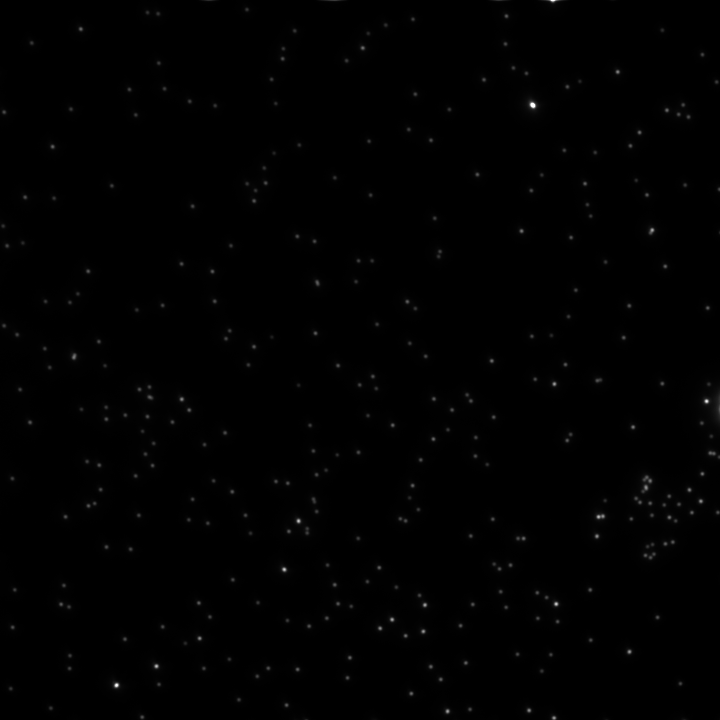
%> input picture example_data/Ch1.tif, 720 x 720 px
$ octave Calculate_AffineT_from_Beads.m   (GNU Octave 9; MATLAB toolbox functions it lacks are replaced by stand-ins)
%> lines starting %> are read from the running program, lines starting %| are printed output that depends on the picture
### functions/bpass.m
function res = bpass(image_array,lnoise,lobject,threshold)
%
% NAME:
%               bpass
% PURPOSE:
%               Implements a real-space bandpass filter that suppresses
%               pixel noise and long-wavelength image variations while
%               retaining information of a characteristic size.
%
% CATEGORY:
%               Image Processing
% CALLING SEQUENCE:
%               res = bpass( image_array, lnoise, lobject )
% INPUTS:
%               image:  The two-dimensional array to be filtered.
%               lnoise: Characteristic lengthscale of noise in pixels.
%                       Additive noise averaged over this length should
%                       vanish. May assume any positive floating value.
%                       May be set to 0 or false, in which case only the
%                       highpass "background subtraction" operation is
%                       performed.
%               lobject: (optional) Integer length in pixels somewhat
%                       larger than a typical object. Can also be set to
%                       0 or false, in which case only the lowpass
%                       "blurring" operation defined by lnoise is done,
%                       without the background subtraction defined by
%                       lobject.  Defaults to false.
%               threshold: (optional) By default, after the convolution,
%                       any negative pixels are reset to 0.  Threshold
%                       changes the threshhold for setting pixels to
%                       0.  Positive values may be useful for removing
%                       stray noise or small particles.  Alternatively, can
%                       be set to -Inf so that no threshholding is
%                       performed at all.
%
% OUTPUTS:
%               res:    filtered image.
% PROCEDURE:
%               simple convolution yields spatial bandpass filtering.
% NOTES:
% Performs a bandpass by convolving with an appropriate kernel.  You can
% think of this as a two part process.  First, a lowpassed image is
% produced by convolving the original with a gaussian.  Next, a second
% lowpassed image is produced by convolving the original with a boxcar
% function. By subtracting the boxcar version from the gaussian version, we
% are using the boxcar version to perform a highpass.
%
% original - lowpassed version of original => highpassed version of the
% original
%
% Performing a lowpass and a highpass results in a bandpassed image.
%
% Converts input to double.  Be advised that commands like 'image' display
% double precision arrays differently from UINT8 arrays.

% MODIFICATION HISTORY:
%               Written by David G. Grier, The University of Chicago, 2/93.
%
%               Greatly revised version DGG 5/95.
%
%               Added /field keyword JCC 12/95.
%
%               Memory optimizations and fixed normalization, DGG 8/99.
%               Converted to Matlab by D.Blair 4/2004-ish
%
%               Fixed some bugs with conv2 to make sure the edges are
%               removed D.B. 6/05
%
%               Removed inadvertent image shift ERD 6/05
%
%               Added threshold to output.  Now sets all pixels with
%               negative values equal to zero.  Gets rid of ringing which
%               was destroying sub-pixel accuracy, unless window size in
%               cntrd was picked perfectly.  Now centrd gets sub-pixel
%               accuracy much more robustly ERD 8/24/05
%
%               Refactored for clarity and converted all convolutions to
%               use column vector kernels for speed.  Running on my
%               macbook, the old version took ~1.3 seconds to do
%               bpass(image_array,1,19) on a 1024 x 1024 image; this
%               version takes roughly half that. JWM 6/07
%
%       This code 'bpass.pro' is copyright 1997, John C. Crocker and
%       David G. Grier.  It should be considered 'freeware'- and may be
%       distributed freely in its original form when properly attributed.

if nargin < 3, lobject = false; end
if nargin < 4, threshold = 0; end

normalize = @(x) x/sum(x);

image_array = double(image_array);

if lnoise == 0
  gaussian_kernel = 1;
else
  gaussian_kernel = normalize(...
    exp(-((-ceil(5*lnoise):ceil(5*lnoise))/(2*lnoise)).^2));
end

if lobject
  boxcar_kernel = normalize(...
      ones(1,length(-round(lobject):round(lobject))));
end

% JWM: Do a 2D convolution with the kernels in two steps each.  It is
% possible to do the convolution in only one step per kernel with
%
  % gconv = conv2(gaussian_kernel',gaussian_kernel,image_array,'same');
  % bconv = conv2(boxcar_kernel', boxcar_kernel,image_array,'same');
%
% but for some reason, this is slow.  The whole operation could be reduced
% to a single step using the associative and distributive properties of
% convolution:
%
  % filtered = conv2(image_array,...
  %   gaussian_kernel'*gaussian_kernel - boxcar_kernel'*boxcar_kernel,...
  %   'same');
%
% But this is also comparatively slow (though inexplicably faster than the
% above).  It turns out that convolving with a column vector is faster than
% convolving with a row vector, so instead of transposing the kernel, the
% image is transposed twice.

gconv = conv2(image_array',gaussian_kernel','same');
gconv = conv2(gconv',gaussian_kernel','same');

if lobject
  bconv = conv2(image_array',boxcar_kernel','same');
  bconv = conv2(bconv',boxcar_kernel','same');

  filtered = gconv - bconv;
else
  filtered = gconv;
end

% Zero out the values on the edges to signal that they're not useful.
lzero = max(lobject,ceil(5*lnoise));

filtered(1:(round(lzero)),:) = 0;
filtered((end - lzero + 1):end,:) = 0;
filtered(:,1:(round(lzero))) = 0;
filtered(:,(end - lzero + 1):end) = 0;

% JWM: I question the value of zeroing out negative pixels.  It's a
% nonlinear operation which could potentially mess up our expectations
% about statistics.  Is there data on 'Now centroid gets subpixel accuracy
% much more robustly'?  To choose which approach to take, uncomment one of
% the following two lines.
% ERD: The negative values shift the peak if the center of the cntrd mask
% is not centered on the particle.

% res = filtered;
filtered(filtered < threshold) = 0;
res = filtered;

### functions/pkfnd.m
function out=pkfnd(im,th,sz)
% finds local maxima in an image to pixel level accuracy.
%  this provides a rough guess of particle
%  centers to be used by cntrd.m.  Inspired by the lmx subroutine of Grier
%  and Crocker's feature.pro
% INPUTS:
% im: image to process, particle should be bright spots on dark background with little noise
%   ofen an bandpass filtered brightfield image (fbps.m, fflt.m or bpass.m) or a nice
%   fluorescent image
% th: the minimum brightness of a pixel that might be local maxima.
%   (NOTE: Make it big and the code runs faster
%   but you might miss some particles.  Make it small and you'll get
%   everything and it'll be slow.)
% sz:  if your data's noisy, (e.g. a single particle has multiple local
% maxima), then set this optional keyword to a value slightly larger than the diameter of your blob.  if
% multiple peaks are found withing a radius of sz/2 then the code will keep
% only the brightest.  Also gets rid of all peaks within sz of boundary
%OUTPUT:  a N x 2 array containing, [row,column] coordinates of local maxima
%           out(:,1) are the x-coordinates of the maxima
%           out(:,2) are the y-coordinates of the maxima
%CREATED: Eric R. Dufresne, Yale University, Feb 4 2005
%MODIFIED: ERD, 5/2005, got rid of ind2rc.m to reduce overhead on tip by
%  Dan Blair;  added sz keyword
% ERD, 6/2005: modified to work with one and zero peaks, removed automatic
%  normalization of image
% ERD, 6/2005: due to popular demand, altered output to give x and y
%  instead of row and column
% ERD, 8/24/2005: pkfnd now exits politely if there's nothing above
%  threshold instead of crashing rudely
% ERD, 6/14/2006: now exits politely if no maxima found
% ERD, 10/5/2006:  fixed bug that threw away particles with maxima
%  consisting of more than two adjacent points


%find all the pixels above threshold
%im=im./max(max(im));
ind=find(im > th);
[nr,nc]=size(im);
tst=zeros(nr,nc);
n=length(ind);
if n==0
    out=[];
    display('nothing above threshold');
    return;
end
mx=[];
%convert index from find to row and column
rc=[mod(ind,nr),floor(ind/nr)+1];
for i=1:n
    r=rc(i,1);c=rc(i,2);
    %check each pixel above threshold to see if it's brighter than it's neighbors
    %  THERE'S GOT TO BE A FASTER WAY OF DOING THIS.  I'M CHECKING SOME MULTIPLE TIMES,
    %  BUT THIS DOESN'T SEEM THAT SLOW COMPARED TO THE OTHER ROUTINES, ANYWAY.
    if r>1 & r<nr & c>1 & c<nc
        if im(r,c)>=im(r-1,c-1) & im(r,c)>=im(r,c-1) & im(r,c)>=im(r+1,c-1) & ...
         im(r,c)>=im(r-1,c)  & im(r,c)>=im(r+1,c) &   ...
         im(r,c)>=im(r-1,c+1) & im(r,c)>=im(r,c+1) & im(r,c)>=im(r+1,c+1)
        mx=[mx,[r,c]'];
        %tst(ind(i))=im(ind(i));
        end
    end
end
%out=tst;
mx=mx';

[npks,crap]=size(mx);

%if size is specified, then get ride of pks within size of boundary
if nargin==3 & npks>0
   %throw out all pks within sz of boundary;
    ind=find(mx(:,1)>sz & mx(:,1)<(nr-sz) & mx(:,2)>sz & mx(:,2)<(nc-sz));
    mx=mx(ind,:);
end

%prevent from finding peaks within size of each other
[npks,crap]=size(mx);
if npks > 1
    %CREATE AN IMAGE WITH ONLY PEAKS
    nmx=npks;
    tmp=0.*im;
    for i=1:nmx
        tmp(mx(i,1),mx(i,2))=im(mx(i,1),mx(i,2));
    end
    %LOOK IN NEIGHBORHOOD AROUND EACH PEAK, PICK THE BRIGHTEST
    for i=1:nmx
        roi=tmp( (mx(i,1)-floor(sz/2)):(mx(i,1)+(floor(sz/2)+1)),(mx(i,2)-floor(sz/2)):(mx(i,2)+(floor(sz/2)+1))) ;
        [mv,indi]=max(roi);
        [mv,indj]=max(mv);
        tmp( (mx(i,1)-floor(sz/2)):(mx(i,1)+(floor(sz/2)+1)),(mx(i,2)-floor(sz/2)):(mx(i,2)+(floor(sz/2)+1)))=0;
        tmp(mx(i,1)-floor(sz/2)+indi(indj)-1,mx(i,2)-floor(sz/2)+indj-1)=mv;
    end
    ind=find(tmp>0);
    mx=[mod(ind,nr),floor(ind/nr)+1];
end

if size(mx)==[0,0]
    out=[];
else
    out(:,2)=mx(:,1);
    out(:,1)=mx(:,2);
end

### functions/cntrd.m
function out=cntrd(im,mx,sz,interactive)
% out=cntrd(im,mx,sz,interactive)
%
% PURPOSE:  calculates the centroid of bright spots to sub-pixel accuracy.
%  Inspired by Grier & Crocker's feature for IDL, but greatly simplified and optimized
%  for matlab
%
% INPUT:
% im: image to process, particle should be bright spots on dark background with little noise
%   ofen an bandpass filtered brightfield image or a nice fluorescent image
%
% mx: locations of local maxima to pixel-level accuracy from pkfnd.m
%
% sz: diamter of the window over which to average to calculate the centroid.
%     should be big enough
%     to capture the whole particle but not so big that it captures others.
%     if initial guess of center (from pkfnd) is far from the centroid, the
%     window will need to be larger than the particle size.  RECCOMMENDED
%     size is the long lengthscale used in bpass plus 2.
%
%
% interactive:  OPTIONAL INPUT set this variable to one and it will show you the image used to calculate
%    each centroid, the pixel-level peak and the centroid
%
% NOTE:
%  - if pkfnd, and cntrd return more then one location per particle then
%  you should try to filter your input more carefully.  If you still get
%  more than one peak for particle, use the optional sz parameter in pkfnd
%  - If you want sub-pixel accuracy, you need to have a lot of pixels in your window (sz>>1).
%    To check for pixel bias, plot a histogram of the fractional parts of the resulting locations
%  - It is HIGHLY recommended to run in interactive mode to adjust the parameters before you
%    analyze a bunch of images.
%
% OUTPUT:  a N x 4 array containing, x, y and brightness for each feature
%           out(:,1) is the x-coordinates
%           out(:,2) is the y-coordinates
%           out(:,3) is the brightnesses
%           out(:,4) is the sqare of the radius of gyration
%
% CREATED: Eric R. Dufresne, Yale University, Feb 4 2005
%  5/2005 inputs diamter instead of radius
%  Modifications:
%  D.B. (6/05) Added code from imdist/dist to make this stand alone.
%  ERD (6/05) Increased frame of reject locations around edge to 1.5*sz
%  ERD 6/2005  By popular demand, 1. altered input to be formatted in x,y
%  space instead of row, column space  2. added forth column of output,
%  rg^2
%  ERD 8/05  Outputs had been shifted by [0.5,0.5] pixels.  No more!
%  ERD 8/24/05  Woops!  That last one was a red herring.  The real problem
%  is the "ringing" from the output of bpass.  I fixed bpass (see note),
%  and no longer need this kludge.  Also, made it quite nice if mx=[];
%  ERD 6/06  Added size and brightness output ot interactive mode.  Also
%   fixed bug in calculation of rg^2
%  JWM 6/07  Small corrections to documentation


if nargin==3
   interactive=0;
end

if sz/2 == floor(sz/2)
warning('sz must be odd, like bpass');
end

if isempty(mx)
    warning('there were no positions inputted into cntrd. check your pkfnd theshold')
    out=[];
    return;
end


r=(sz+1)/2;
%create mask - window around trial location over which to calculate the centroid
m = 2*r;
x = 0:(m-1) ;
cent = (m-1)/2;
x2 = (x-cent).^2;
dst=zeros(m,m);
for i=1:m
    dst(i,:)=sqrt((i-1-cent)^2+x2);
end


ind=find(dst < r);

msk=zeros([2*r,2*r]);
msk(ind)=1.0;
%msk=circshift(msk,[-r,-r]);

dst2=msk.*(dst.^2);
ndst2=sum(sum(dst2));

[nr,nc]=size(im);
%remove all potential locations within distance sz from edges of image
ind=find(mx(:,2) > 1.5*sz & mx(:,2) < nr-1.5*sz);
mx=mx(ind,:);
ind=find(mx(:,1) > 1.5*sz & mx(:,1) < nc-1.5*sz);
mx=mx(ind,:);

[nmx,crap] = size(mx);

%inside of the window, assign an x and y coordinate for each pixel
xl=zeros(2*r,2*r);
for i=1:2*r
    xl(i,:)=(1:2*r);
end
yl=xl';

pts=[];
%loop through all of the candidate positions
for i=1:nmx
    %create a small working array around each candidate location, and apply the window function
    tmp=msk.*im((mx(i,2)-r+1:mx(i,2)+r),(mx(i,1)-r+1:mx(i,1)+r));
    %calculate the total brightness
    norm=sum(sum(tmp));
    %calculate the weigthed average x location
    xavg=sum(sum(tmp.*xl))./norm;
    %calculate the weighted average y location
    yavg=sum(sum(tmp.*yl))./norm;
    %calculate the radius of gyration^2
    %rg=(sum(sum(tmp.*dst2))/ndst2);
    rg=(sum(sum(tmp.*dst2))/norm);

    %concatenate it up
    pts=[pts,[mx(i,1)+xavg-r,mx(i,2)+yavg-r,norm,rg]'];

    %OPTIONAL plot things up if you're in interactive mode
    if interactive==1
     imagesc(tmp)
     axis image
     hold on;
     plot(xavg,yavg,'x')
     plot(xavg,yavg,'o')
     plot(r,r,'.')
     hold off
     title(['brightness ',num2str(norm),' size ',num2str(sqrt(rg))])
     pause
    end


end
out=pts';

### functions/Calculate_AffineT_from_Beads.m
% MultiColorSPR/channel_registration/Calculate_AffineT_from_Beads.m

%% Channel registration using Crocker & Grier particle detection
%
% Ref: http://site.physics.georgetown.edu/matlab/tutorial.html
%
% Steps:
%         1. Load both bead images
%         2. apply bandpass filter
%         3. find peaks positions
%         4. calculate LWM transformation
%         5. save LWM transformation
%         6. generate quiver plot

%% Load Data

close all, clear, clc

%%%%%%%%%%%%%%%%%%%%%%%%%%%%%%%%%%%%%%%%%%%%%%%%%%%%%%%%%%%%%%%%%%%%%%%%%%%%%%%%%%%%%%%%%%%%%%%%%%%%%%%%%%%%%%%%%%%%%%%%%%%%%%

% Load image Channel 1, 642 nm

% cd('/test_data_for_MultiColorSPR/Channel_registration/Ch642_1');
imCh1 = imread('Ch1.tif');
%> imCh1 is the input picture: size 720x720 uint16; min 219, max 65535, mean 630.7

% Load image Channel 2, 750 nm

% cd('/test_data_for_MultiColorSPR/Channel_registration/Ch750_1');
imCh2 = imread('Ch2.tif');
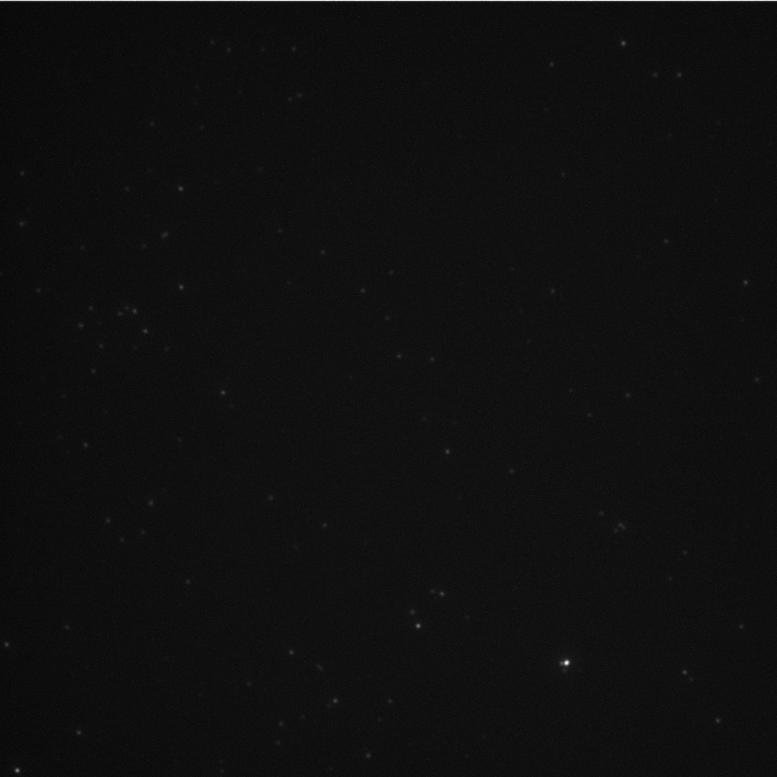
%> input picture example_data/Ch2.tif, 777 x 777 px
%> imCh2 is the input picture: size 777x777 uint16; min 1055, max 8887, mean 1547.8

%%%%%%%%%%%%%%%%%%%%%%%%%%%%%%%%%%%%%%%%%%%%%%%%%%%%%%%%%%%%%%%%%%%%%%%%%%%%%%%%%%%%%%%%%%%%%%%%%%%%%%%%%%%%%%%%%%%%%%%%%%%%%%

figure('Position',[100 300 1200 500])
subplot(1,2,1)
imshow(imadjust(imCh1));title('Beads Ch1, 642 nm');
%> after `imshow(imadjust(imCh1))`:
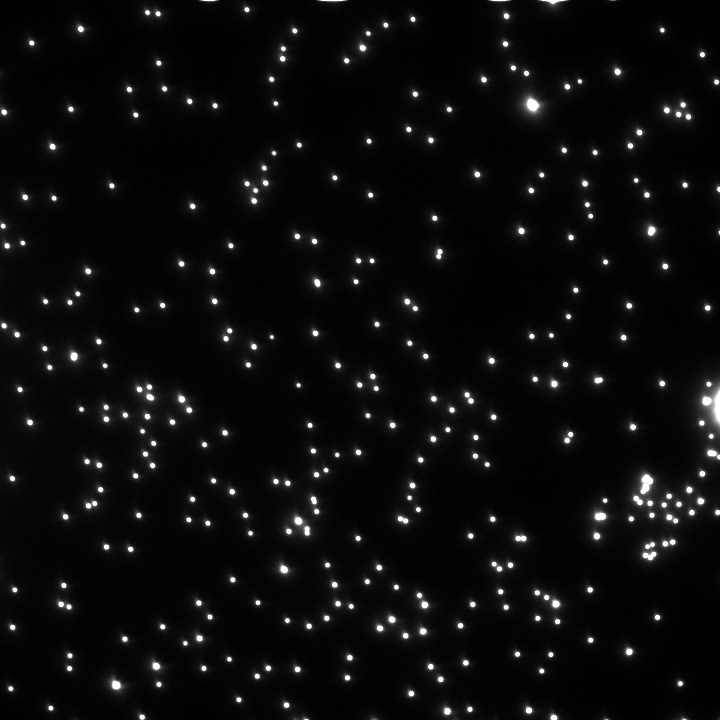
%> displayed picture: size 720x720, on the screen's scale of 0 to 255; min 0, max 255, mean 11.7
subplot(1,2,2)
imshow(imadjust(imCh2));title('Beads Ch2, 750 nm');
%> after `imshow(imadjust(imCh2))`:
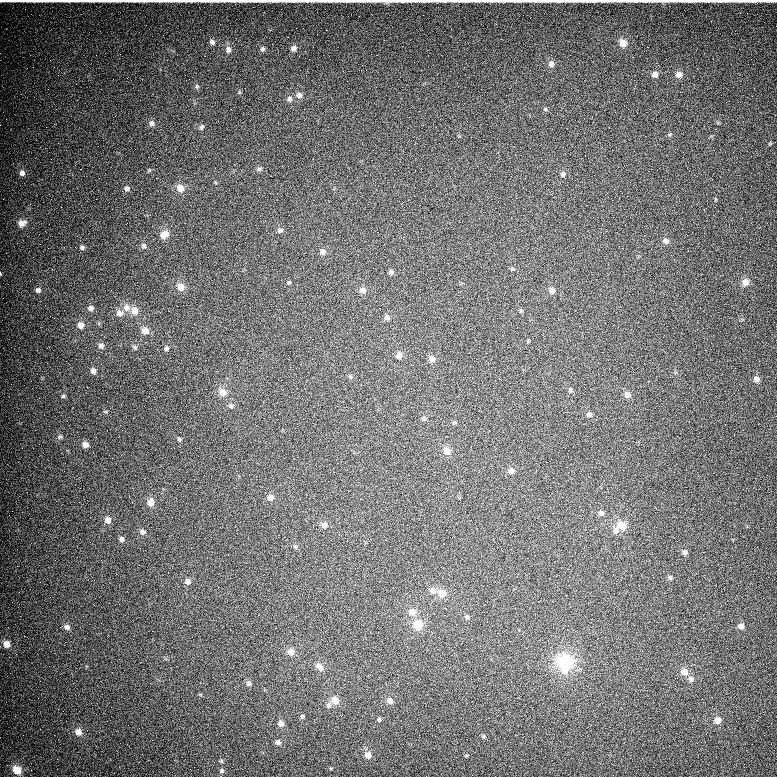
%> displayed picture: size 777x777, on the screen's scale of 0 to 255; min 0, max 255, mean 112.9

%% Apply Bandpass filter

% smooths the image and subtracts the background off

imBpassCh1 = bpass(imCh1,1,4);  % fist number = 1; second = diameter
%> in bpass, `filtered = gconv - bconv;`:
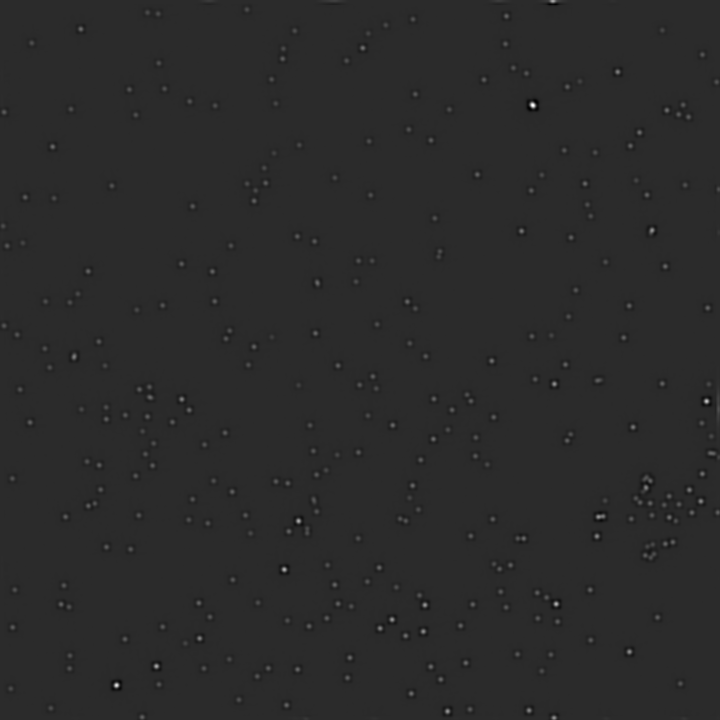
%> filtered: size 720x720 double; min -5667.4, max 27882.1, mean 2.6; drawn with min black and max white
%> in bpass, `filtered(:,(end - lzero + 1):end) = 0;`:
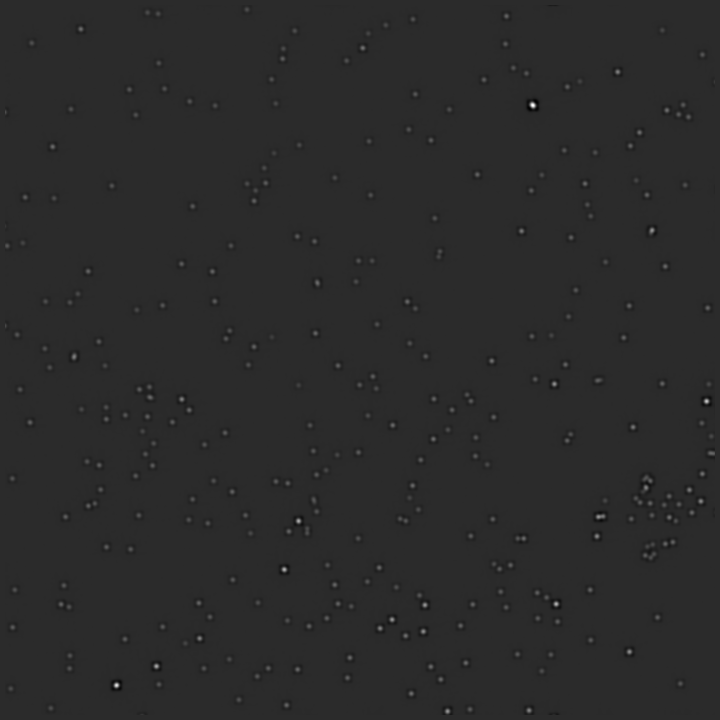
%> filtered: size 720x720 double; min -5667.4, max 27882.1, mean -0.3; drawn with min black and max white
imBpassCh2 = bpass(imCh2,1,5);
%> (the rest of the program and of its run is left out)
